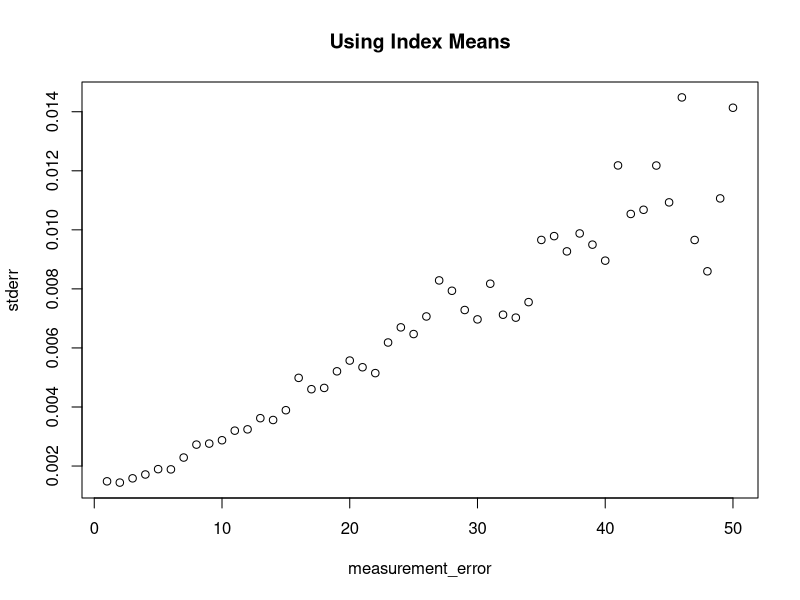
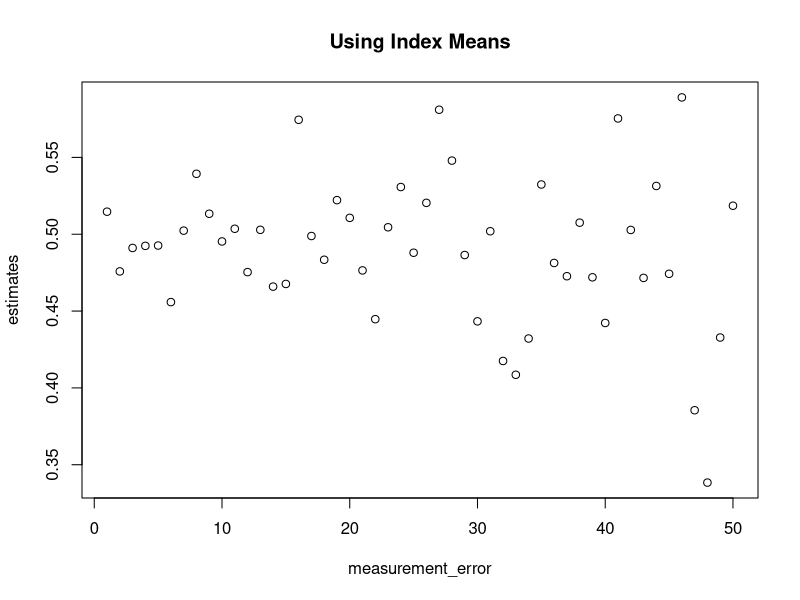
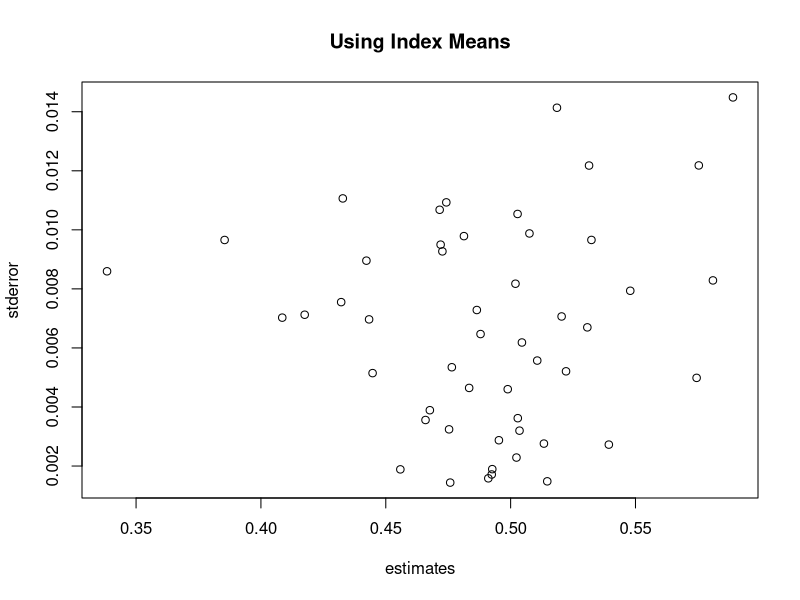
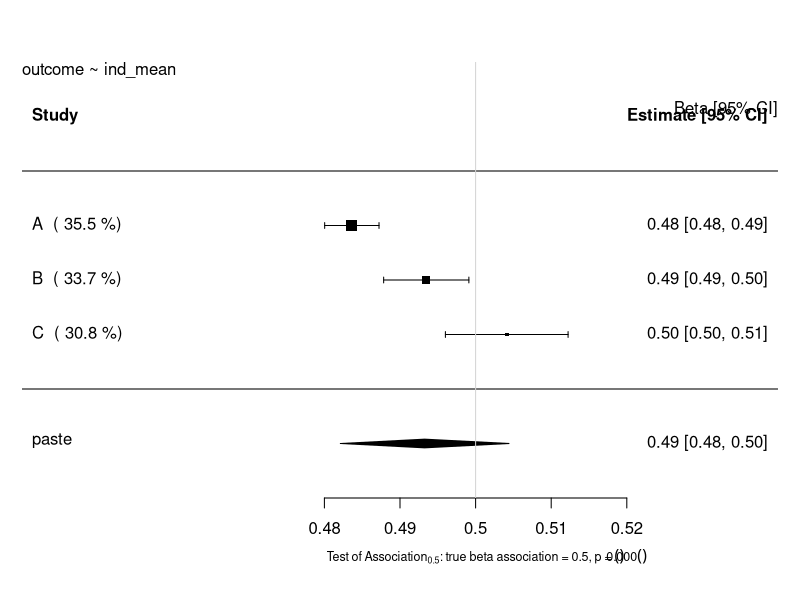
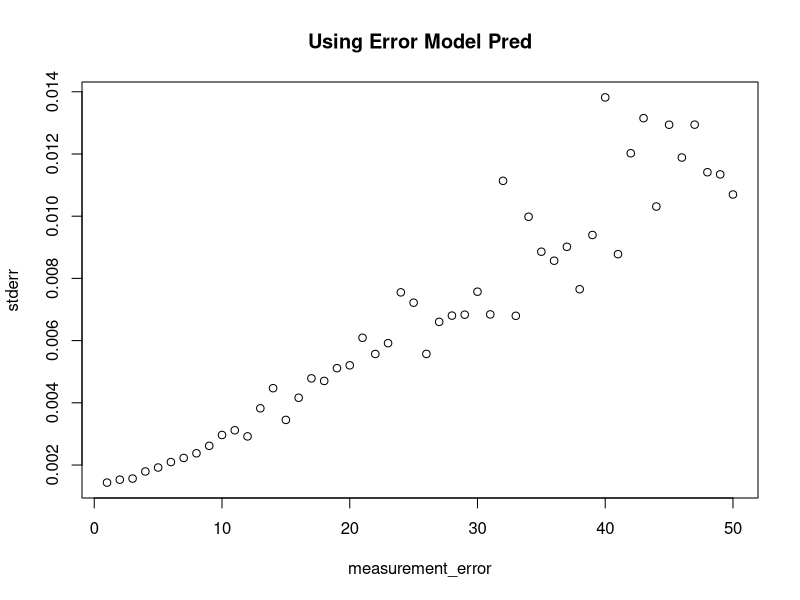
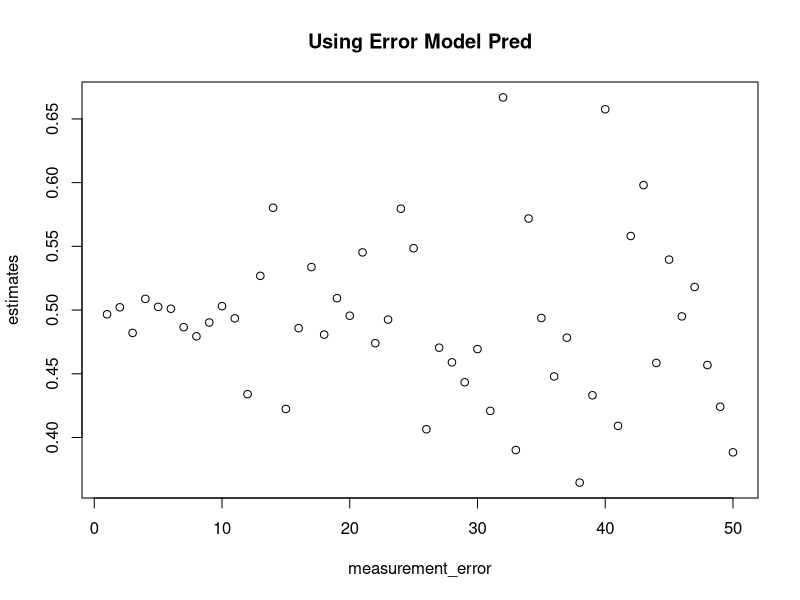
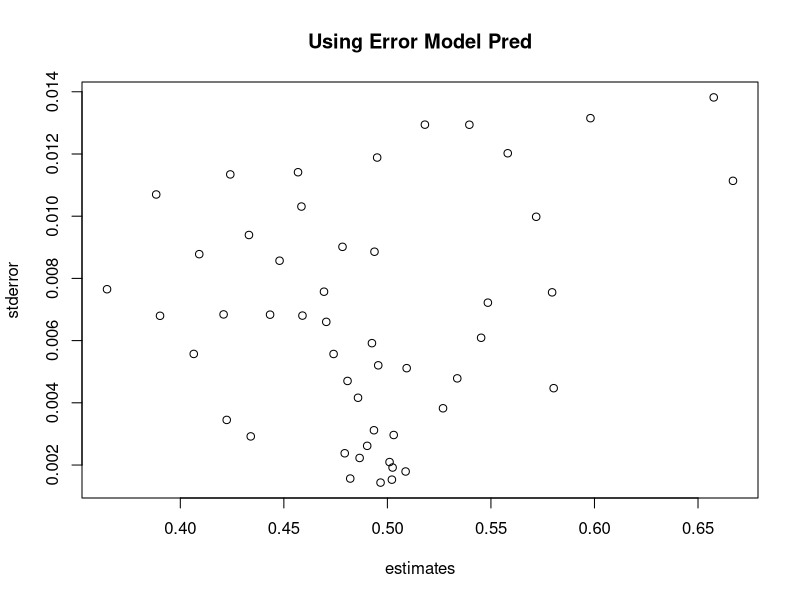
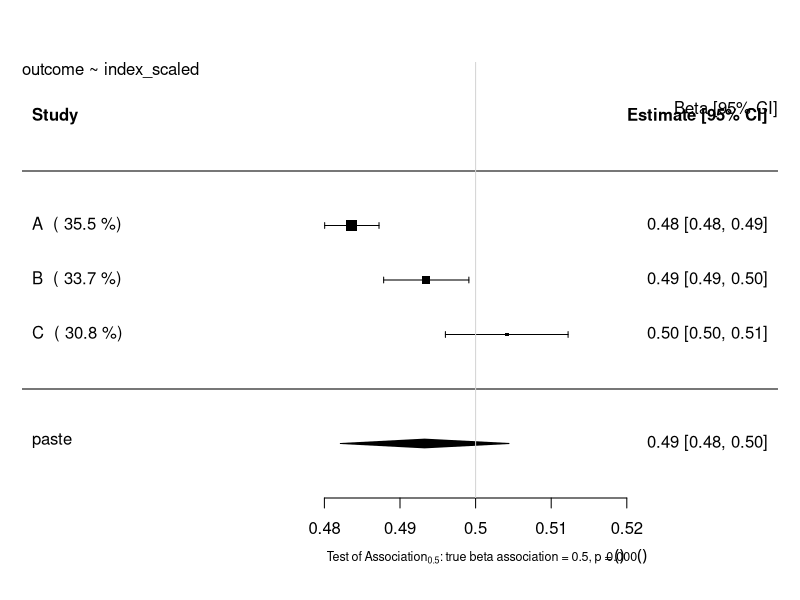

These charts were generated, in order, by the following R code:
# Investigation into Data Agreement as Weighting System
## Author: Paul Scherer
##         Tom Bishop
## Institute: University of Cambridge MRC Epidemiology Unit 
## Date: 4.09.2017

# Set up the Data
library(ggplot2)
library(reshape2)
library(parallel)
library(stats)
library(metafor)

# Set save point for the plots
setwd("U:/workspace/paee_harmonisation/Reweighting/plots")

# Raw Data Set Properties
trueBeta = 0.5
constant = 20

study_size = 20000
raw_mean = 40
raw_stdev = 15

# Simple creation of the raw data and the related outcome without error
raw_data = data.frame(gold = rnorm(n = study_size, mean = raw_mean, sd = raw_stdev))
raw_data$outcome = (trueBeta*raw_data$gold) + constant

###############################################################################
########################### Functions #########################################
###############################################################################
createStudyData <- function(raw_data, measurement_error, number_of_indices){
    exposure_error = rnorm(n = study_size, mean = 0, sd = measurement_error)
    raw_data$exposure_measured = raw_data$gold + exposure_error
    raw_data$index = cut_number(x = raw_data$exposure_measured,n = number_of_indices, labels =FALSE)
    raw_data$index = as.factor(raw_data$index)
    raw_data = raw_data[with(raw_data, order(index)),]
    return(raw_data)
}

createValidationData <- function(val_size, measurement_error, number_of_indices) {
    validation_data = data.frame(gold =  rnorm(n = val_size, mean = raw_mean, sd = raw_stdev))
    exposure_error = rnorm(n = val_size, mean = 0, sd = measurement_error)
    validation_data$exposure_measured = validation_data$gold + exposure_error
    validation_data$index = cut_number(x = validation_data$exposure_measured,n = number_of_indices, labels =FALSE)
    validation_data$index = as.factor(validation_data$index)
    return (validation_data)
}

createMeansList <- function(data, number_of_indices) {
    meansList = vector(mode="list", length = number_of_indices)
    for (i in 1:number_of_indices) {
        meansList[i] = mean(unname(unlist((split(x=data$gold, f= as.factor(data$index)))[i])))
    }
    return(meansList)
}



#######################################################################################
######################## Before Any Changes to the Process (MEANS) ####################
#######################################################################################
# General Parameters
numLevels = 4
validation_size = 400
upperbound = 50
## Graphing Standard Error as a function of Measurement Error
std_error = vector("numeric", length = upperbound)
estimates_graph = vector("numeric", length = upperbound)
for (measurement_error_counter in 1:upperbound) {
    studyData_graph = createStudyData(raw_data = raw_data, measurement_error = measurement_error_counter, number_of_indices = numLevels)
    validation_data_graph = createValidationData(val_size = validation_size, measurement_error = measurement_error_counter, number_of_indices = numLevels )
    validation_means_graph = createMeansList(validation_data_graph, numLevels)

    studyData_graph$ind_mean <- unlist(lapply(X=studyData_graph$index, FUN=function(index_val){
        output =  validation_means_graph[index_val]
    }))
    lm_graph <- lm(formula=outcome~ind_mean, data=studyData_graph)
    estimate_graph = lm_graph$coefficients["ind_mean"]
    stdError_graph = summary(lm_graph)$coefficients["ind_mean","Std. Error"]

    estimates_graph[measurement_error_counter] = estimate_graph
    std_error[measurement_error_counter] = stdError_graph

}
plot(x = (1:upperbound), y = std_error, xlab = "measurement_error", ylab = "stderr", main = "Using Index Means")
plot(x = (1:upperbound), y = estimates_graph, xlab = "measurement_error", ylab = "estimates", main = "Using Index Means")
plot(x = estimates_graph, y = std_error, xlab = "estimates", ylab = "stderror", main = "Using Index Means")


# Study A
measureError_A = 5
studyData_A = createStudyData(raw_data = raw_data, measurement_error = measureError_A, number_of_indices = numLevels)
validation_data_A = createValidationData(val_size = validation_size, measurement_error = measureError_A, number_of_indices = numLevels )
validation_means_A = createMeansList(validation_data_A, numLevels)

# Study B
measureError_B = 10
studyData_B = createStudyData(raw_data = raw_data, measurement_error = measureError_B, number_of_indices = numLevels)
validation_data_B = createValidationData(val_size = validation_size, measurement_error = measureError_B, number_of_indices = numLevels )
validation_means_B = createMeansList(validation_data_B, numLevels)

# Study C
measureError_C = 15
studyData_C = createStudyData(raw_data = raw_data, measurement_error = measureError_C, number_of_indices = numLevels)
validation_data_C = createValidationData(val_size = validation_size, measurement_error = measureError_C, number_of_indices = numLevels )
validation_means_C = createMeansList(validation_data_C, numLevels)

## Transformation and Regression using Index Means
# Study A
studyData_A$ind_mean <- unlist(lapply(X=studyData_A$index, FUN=function(index_val){
    output =  validation_means_A[index_val]
}))
lm_A <- lm(formula=outcome~ind_mean, data=studyData_A)
estimate_A = lm_A$coefficients["ind_mean"]
stdError_A = summary(lm_A)$coefficients["ind_mean","Std. Error"]

# Study B
studyData_B$ind_mean <- unlist(lapply(X=studyData_B$index, FUN=function(index_val){
    output =  validation_means_B[index_val]
}))
lm_B <- lm(formula=outcome~ind_mean, data=studyData_B)
estimate_B = lm_B$coefficients["ind_mean"]
stdError_B = summary(lm_B)$coefficients["ind_mean","Std. Error"]

# Study C
studyData_C$ind_mean <- unlist(lapply(X=studyData_C$index, FUN=function(index_val){
    output =  validation_means_C[index_val]
}))
lm_C <- lm(formula=outcome~ind_mean, data=studyData_C)
estimate_C = lm_C$coefficients["ind_mean"]
stdError_C = summary(lm_C)$coefficients["ind_mean","Std. Error"]

## Random Effects Model Forest Plot Before Reweighting
estimates = c(estimate_A, estimate_B, estimate_C)
stand_errs = c(stdError_A, stdError_B, stdError_C)
labels = c("A","B","C")
res <- rma(yi = estimates, sei = stand_errs, method='DL', slab = labels)
weights_res <- weights.rma.uni(res)

# Forest Plot
res$slab <- paste(res$slab, " (", round(weights.rma.uni(res),digits=1), "%)")
fmla = as.formula(outcome~ind_mean)
forest(res, mlab=bquote(paste('Overall (I'^2*' = ', .(round(res$I2)),'%, p = ',
    .(sprintf("%.3f", round(res$QEp,3))),')')),
xlab=bquote(paste('Test of Association'[0.5]*': true beta association = 0.5, p = ',
    .(sprintf("%.3f", round(res$pval,3))))), cex=1, cex.lab=0.75, cex.axis=1)
usr <- par("usr")
text(usr[2], usr[4], "Beta [95% CI]", adj = c(1, 4),cex=1)
text(usr[1], usr[4], paste0(gsub(paste0("Study Data","\\$"),"", deparse(fmla)),collapse="\n"), adj = c( 0, 1 ),cex=1, main = "Using Index Means")
abline(v = 0.5, col = "lightgray")






#######################################################################################
######################## Using Error Model Esque Scale it to Gold #####################
#######################################################################################
# Obviously the same as the means.

numLevels = 4
validation_size = 400

## Plotting Bit
## Graphing Standard Error as a function of Measurement Error
std_error = vector("numeric", length = upperbound)
estimates_graph = vector("numeric", length = upperbound)
for (measurement_error_counter in 1:upperbound) {
    studyData_graph = createStudyData(raw_data = raw_data, measurement_error = measurement_error_counter, number_of_indices = numLevels)
    validation_data_graph = createValidationData(val_size = validation_size, measurement_error = measurement_error_counter, number_of_indices = numLevels )

    # Find Error Model
    index_transformation = as.formula(gold ~ index)
    lambda_lm_graph <- lm(formula=index_transformation, data=validation_data_graph)
    new = data.frame(index = studyData_graph$index)
    studyData_graph$index_scaled = predict(lambda_lm_graph, newdata = new)

    # Use Error Model to Scale Index to Gold
    lm_graph <- lm(formula=outcome~index_scaled, data=studyData_graph)
    estimate_graph = lm_graph$coefficients["index_scaled"]
    stdError_graph = summary(lm_graph)$coefficients["index_scaled","Std. Error"]

    estimates_graph[measurement_error_counter] = estimate_graph
    std_error[measurement_error_counter] = stdError_graph
}
plot(x = (1:upperbound), y = std_error, xlab = "measurement_error", ylab = "stderr", main = "Using Error Model Pred")
plot(x = (1:upperbound), y = estimates_graph, xlab = "measurement_error", ylab = "estimates", main = "Using Error Model Pred")
plot(x = estimates_graph, y = std_error, xlab = "estimates", ylab = "stderror", main = "Using Error Model Pred")



# # Study A
# measureError_A = 5
# studyData_A = createStudyData(raw_data = raw_data, measurement_error = measureError_A, number_of_indices = numLevels)
# validation_data_A = createValidationData(val_size = validation_size, measurement_error = measureError_A, number_of_indices = numLevels )
# validation_means_A = createMeansList(validation_data_A, numLevels)

# # Study B
# measureError_B = 10
# studyData_B = createStudyData(raw_data = raw_data, measurement_error = measureError_B, number_of_indices = numLevels)
# validation_data_B = createValidationData(val_size = validation_size, measurement_error = measureError_B, number_of_indices = numLevels )
# validation_means_B = createMeansList(validation_data_B, numLevels)

# # Study C
# measureError_C = 60
# studyData_C = createStudyData(raw_data = raw_data, measurement_error = measureError_C, number_of_indices = numLevels)
# validation_data_C = createValidationData(val_size = validation_size, measurement_error = measureError_C, number_of_indices = numLevels )
# validation_means_C = createMeansList(validation_data_C, numLevels)


## Transformation of Indexes to Gold Scale
index_transformation = as.formula(gold ~ index)
# Study A
lambda_lm_A <- lm(formula=index_transformation, data=validation_data_A)
new = data.frame(index = studyData_A$index)
studyData_A$index_scaled = predict(lambda_lm_A, newdata = new)

studyData_A$ind_mean <- unlist(lapply(X=studyData_A$index, FUN=function(index_val){
    output =  validation_means_A[index_val]
}))

# Study B
lambda_lm_B <- lm(formula=index_transformation, data=validation_data_B)
new = data.frame(index = studyData_B$index)
studyData_B$index_scaled = predict(lambda_lm_B, newdata = new)

studyData_B$ind_mean <- unlist(lapply(X=studyData_B$index, FUN=function(index_val){
    output =  validation_means_B[index_val]
}))

# Study C
lambda_lm_C <- lm(formula=index_transformation, data=validation_data_C)
new = data.frame(index = studyData_C$index)
studyData_C$index_scaled = predict(lambda_lm_C, newdata = new)

studyData_C$ind_mean <- unlist(lapply(X=studyData_C$index, FUN=function(index_val){
    output =  validation_means_C[index_val]
}))


# Study A
lm_A <- lm(formula=outcome~index_scaled, data=studyData_A)
estimate_A = lm_A$coefficients["index_scaled"]
stdError_A = summary(lm_A)$coefficients["index_scaled","Std. Error"]

# Study B
lm_B <- lm(formula=outcome~index_scaled, data=studyData_B)
estimate_B = lm_B$coefficients["index_scaled"]
stdError_B = summary(lm_B)$coefficients["index_scaled","Std. Error"]

# Study C
lm_C <- lm(formula=outcome~index_scaled, data=studyData_C)
estimate_C = lm_C$coefficients["index_scaled"]
stdError_C = summary(lm_C)$coefficients["index_scaled","Std. Error"]

## Random Effects Model Forest Plot Before Reweighting
estimates = c(estimate_A, estimate_B, estimate_C)
stand_errs = c(stdError_A, stdError_B, stdError_C)
labels = c("A","B","C")
res <- rma(yi = estimates, sei = stand_errs, method='DL', slab = labels)
weights_res <- weights.rma.uni(res)

# Forest Plot
res$slab <- paste(res$slab, " (", round(weights.rma.uni(res),digits=1), "%)")
fmla = as.formula(outcome~index_scaled)
forest(res, mlab=bquote(paste('Overall (I'^2*' = ', .(round(res$I2)),'%, p = ',
    .(sprintf("%.3f", round(res$QEp,3))),')')),
xlab=bquote(paste('Test of Association'[0.5]*': true beta association = 0.5, p = ',
    .(sprintf("%.3f", round(res$pval,3))))), cex=1, cex.lab=0.75, cex.axis=1)
usr <- par("usr")
text(usr[2], usr[4], "Beta [95% CI]", adj = c(1, 4),cex=1)
text(usr[1], usr[4], paste0(gsub(paste0("Study Data","\\$"),"", deparse(fmla)),collapse="\n"), adj = c( 0, 1 ),cex=1, main = "Using Error Model of Gold~Index")
abline(v = 0.5, col = "lightgray")



# plot(x = studyData_A$outcome, y = studyData_A$ind_mean, xlab = "outcome", ylab = "indexGolded", main = "Comparing Means and Pred A", col = "red")
# points(x = studyData_A$outcome, y = studyData_A$index_scaled, col = "green")

# plot(x = studyData_B$outcome, y = studyData_B$ind_mean, xlab = "outcome", ylab = "indexGolded", main = "Comparing Means and Pred B", col = "red")
# points(x = studyData_B$outcome, y = studyData_B$index_scaled, col = "green")

# plot(x = studyData_C$outcome, y = studyData_C$ind_mean, xlab = "outcome", ylab = "indexGolded", main = "Comparing Means and Pred C", col = "red")
# points(x = studyData_C$outcome, y = studyData_C$index_scaled, col = "green")

#######################################################################################
######################## Using Index Means Esque Scale it to Gold #####################
############################## Also Regression Calibration ############################
#######################################################################################
# Obviously the same as the means.

numLevels = 4
validation_size = 400

## Plotting Bit
## Graphing Standard Error as a function of Measurement Error
std_error = vector("numeric", length = upperbound)
estimates_graph = vector("numeric", length = upperbound)
for (measurement_error_counter in 1:upperbound) {
    studyData_graph = createStudyData(raw_data = raw_data, measurement_error = measurement_error_counter, number_of_indices = numLevels)
    validation_data_graph = createValidationData(val_size = validation_size, measurement_error = measurement_error_counter, number_of_indices = numLevels )
    validation_means_graph = createMeansList(validation_data_graph, numLevels)

    studyData_graph$ind_mean <- unlist(lapply(X=studyData_graph$index, FUN=function(index_val){
        output =  validation_means_graph[index_val]
    }))

    validation_data_graph$ind_mean <- unlist(lapply(X=validation_data_graph$index, FUN=function(index_val){
        output =  validation_means_graph[index_val]
    }))

    # calculate lambda
    lambda_lm_graph = lm(formula = gold~ind_mean, data = validation_data_graph)
    lambda_graph = lambda_lm_graph$coefficients["ind_mean"]
    lambda_stdError_graph = summary(lambda_lm_graph)$coefficients["ind_mean","Std. Error"]

    # calculate beta hat
    lm_graph <- lm(formula=outcome~ind_mean, data=studyData_graph)
    estimate_graph = lm_graph$coefficients["ind_mean"]
    stdError_graph = summary(lm_graph)$coefficients["ind_mean","Std. Error"]

    # recalibrate the standard error using delta function
    variance_beta = (sqrt(validation_size) * summary(lm_graph)$coefficients["ind_mean","Std. Error"])^2
    #variance_beta = summary(lm_graph)$sigma**2
    variance_beta = (summary(lm_graph)$coefficients["ind_mean","Std. Error"])^2
    lambda_pure = unlist(unname(lambda_lm_graph$coefficients["ind_mean"]))
    beta_lambda_div_sq = (unname(unlist(lm_graph$coefficients["ind_mean"]/(lambda_lm_graph$coefficients["ind_mean"])^2)))^2
    var_lambda = (summary(lambda_lm_graph)$coefficients["ind_mean","Std. Error"])^2
    delta_variance = (variance_beta / (lambda_pure)^2) + (beta_lambda_div_sq * var_lambda)
    delta_stdError_graph = sqrt(delta_variance)/sqrt(validation_size) 
    delta_stdError_graph = sqrt(delta_variance)

    estimates_graph[measurement_error_counter] = estimate_graph/lambda_graph
    std_error[measurement_error_counter] = delta_stdError_graph
}

plot(x = (1:upperbound), y = std_error, xlab = "measurement_error", ylab = "stderr", main = "Using Index Means Regression Calibration")
plot(x = (1:upperbound), y = estimates_graph, xlab = "measurement_error", ylab = "estimates", main = "Using Index Means Regression Calibration")
plot(x = estimates_graph, y = std_error, xlab = "estimates", ylab = "stderror", main = "Using Index Means Regression Calibration")


## Transformation and Regression using Index Means
# Study A
studyData_A$ind_mean <- unlist(lapply(X=studyData_A$index, FUN=function(index_val){
    output =  validation_means_A[index_val]
}))
lm_A <- lm(formula=outcome~ind_mean, data=studyData_A)
estimate_A = lm_A$coefficients["ind_mean"]
stdError_A = summary(lm_A)$coefficients["ind_mean","Std. Error"]

# Study B
studyData_B$ind_mean <- unlist(lapply(X=studyData_B$index, FUN=function(index_val){
    output =  validation_means_B[index_val]
}))
lm_B <- lm(formula=outcome~ind_mean, data=studyData_B)
estimate_B = lm_B$coefficients["ind_mean"]
stdError_B = summary(lm_B)$coefficients["ind_mean","Std. Error"]

# Study C
studyData_C$ind_mean <- unlist(lapply(X=studyData_C$index, FUN=function(index_val){
    output =  validation_means_C[index_val]
}))
lm_C <- lm(formula=outcome~ind_mean, data=studyData_C)
estimate_C = lm_C$coefficients["ind_mean"]
stdError_C = summary(lm_C)$coefficients["ind_mean","Std. Error"]


## Calculate the lambdas
# Study A
validation_data_A$ind_mean <- unlist(lapply(X=validation_data_A$index, FUN=function(index_val){
    output =  validation_means_A[index_val]
}))

lambda_lm_A = lm(formula = gold~ind_mean, data = validation_data_A)
lambda_A = lambda_lm_A$coefficients["ind_mean"]

# calculate the corrected standard error
var_Beta = (sqrt(validation_size) * summary(lm_A)$coefficients["ind_mean","Std. Error"])^2
#var_Beta = summary(lm_A)$sigma**2
var_Beta = (summary(lm_A)$coefficients["ind_mean","Std. Error"])^2
lambda_pure = unlist(unname(lambda_lm_A$coefficients["ind_mean"]))
beta_lambda_div_sq = (unname(unlist(lm_A$coefficients["ind_mean"]/(lambda_lm_A$coefficients["ind_mean"])^2)))^2
var_lambda = ( summary(lambda_lm_A)$coefficients["ind_mean","Std. Error"])^2
delta_variance = (var_Beta / (lambda_pure)^2) + (beta_lambda_div_sq * var_lambda)
delta_stdError_A = sqrt(delta_variance)/sqrt(validation_size) 
delta_stdError_A = sqrt(delta_variance)


# Study B
validation_data_B$ind_mean <- unlist(lapply(X=validation_data_B$index, FUN=function(index_val){
    output =  validation_means_B[index_val]
}))

lambda_lm_B = lm(formula = gold~ind_mean, data = validation_data_B)
lambda_B = lambda_lm_B$coefficients["ind_mean"]

var_lambda = ( summary(lambda_lm_B)$coefficients["ind_mean","Std. Error"])^2
var_Beta = (sqrt(validation_size) * summary(lm_B)$coefficients["ind_mean","Std. Error"])^2
#var_Beta = summary(lm_A)$sigma**2
var_Beta = (summary(lm_A)$coefficients["ind_mean","Std. Error"])^2
lambda_pure = unlist(unname(lambda_lm_B$coefficients["ind_mean"]))
beta_lambda_div_sq = (unname(unlist(lm_B$coefficients["ind_mean"]/(lambda_lm_B$coefficients["ind_mean"])^2)))^2
delta_variance = (var_Beta / (lambda_pure)^2) + beta_lambda_div_sq * var_lambda
delta_stdError_B = sqrt(delta_variance)/sqrt(validation_size) 
delta_stdError_B = sqrt(delta_variance)


# Study C
validation_data_C$ind_mean <- unlist(lapply(X=validation_data_C$index, FUN=function(index_val){
    output =  validation_means_C[index_val]
}))

lambda_lm_C = lm(formula = gold~ind_mean, data = validation_data_C)
lambda_C = lambda_lm_C$coefficients["ind_mean"]

var_lambda = (summary(lambda_lm_C)$coefficients["ind_mean","Std. Error"])^2
var_Beta = (sqrt(validation_size) * summary(lm_C)$coefficients["ind_mean","Std. Error"])^2
#var_Beta = summary(lm_A)$sigma**2
var_Beta = (summary(lm_A)$coefficients["ind_mean","Std. Error"])^2
lambda_pure = unlist(unname(lambda_lm_C$coefficients["ind_mean"]))
beta_lambda_div_sq = (unname(unlist(lm_C$coefficients["ind_mean"]/(lambda_lm_C$coefficients["ind_mean"])^2)))^2
delta_variance = (var_Beta / (lambda_pure)^2) + beta_lambda_div_sq * var_lambda
delta_stdError_C = sqrt(delta_variance)/sqrt(validation_size) 
delta_stdError_C = sqrt(delta_variance)

corrected_estimate_A = estimate_A / lambda_A
corrected_estimate_B = estimate_B / lambda_B
corrected_estimate_C = estimate_C / lambda_C


## Random Effects Model Forest Plot After Regression Calibration
estimates = c(corrected_estimate_A, corrected_estimate_B, corrected_estimate_C)
stand_errs = c(delta_stdError_A, delta_stdError_B, delta_stdError_C)
labels = c("A","B","C")
res <- rma(yi = estimates, sei = stand_errs, method='DL', slab = labels)

# Forest Plot
res$slab <- paste(res$slab, " (", round(weights.rma.uni(res),digits=1), "%)")
fmla = as.formula(y~ind_mean)
forest(res, mlab=bquote(paste('Overall (I'^2*' = ', .(round(res$I2)),'%, p = ',
    .(sprintf("%.3f", round(res$QEp,3))),')')),
xlab=bquote(paste('Test of Association'[0.5]*': true beta association = 0.5, p = ',
    .(sprintf("%.3f", round(res$pval,3))))), cex=1, cex.lab=0.75, cex.axis=1, main = "After Regression Calibration")
usr <- par("usr")
text(usr[2], usr[4], "Beta [95% CI]", adj = c(1, 4),cex=1)
text(usr[1], usr[4], paste0(gsub(paste0("Study Data","\\$"),"", deparse(fmla)),collapse="\n"), adj = c( 0, 1 ),cex=1)
abline(v = 0.5, col = "lightgray")
